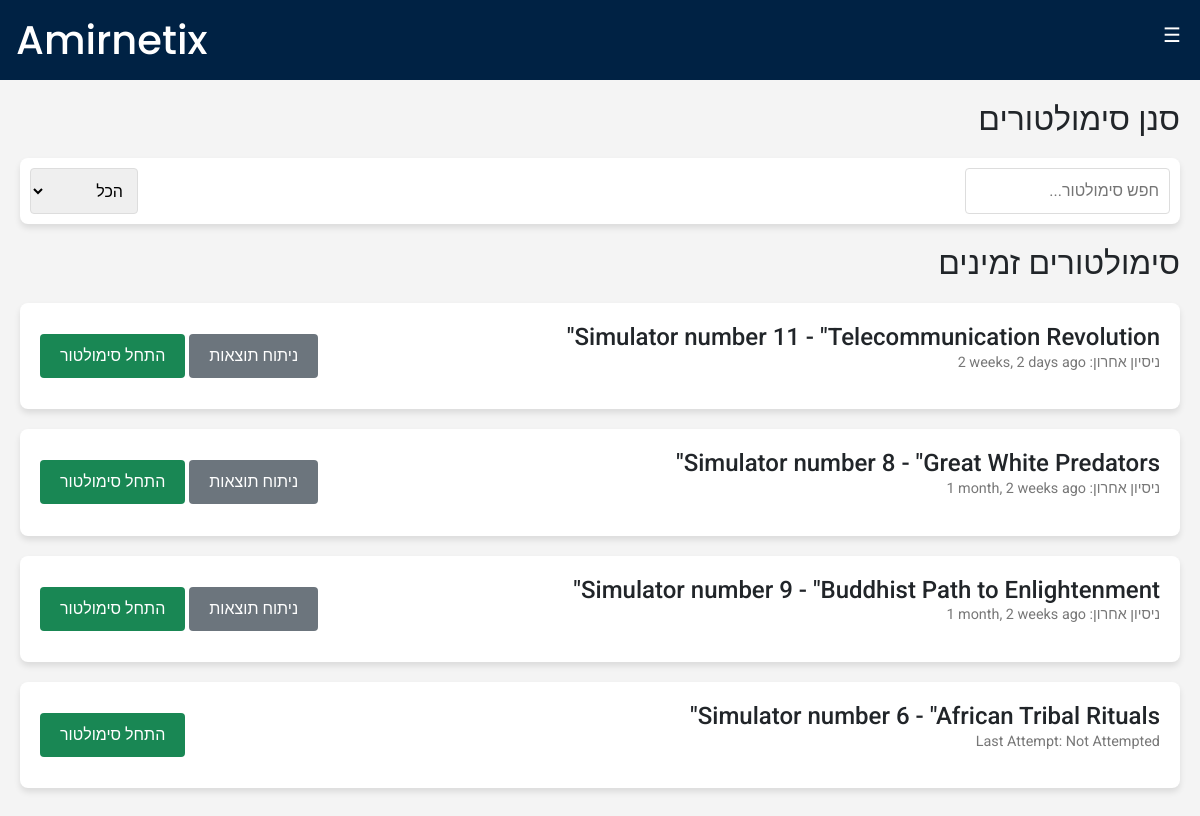
Page /Simulator/ (signed in) on the earlier database version.
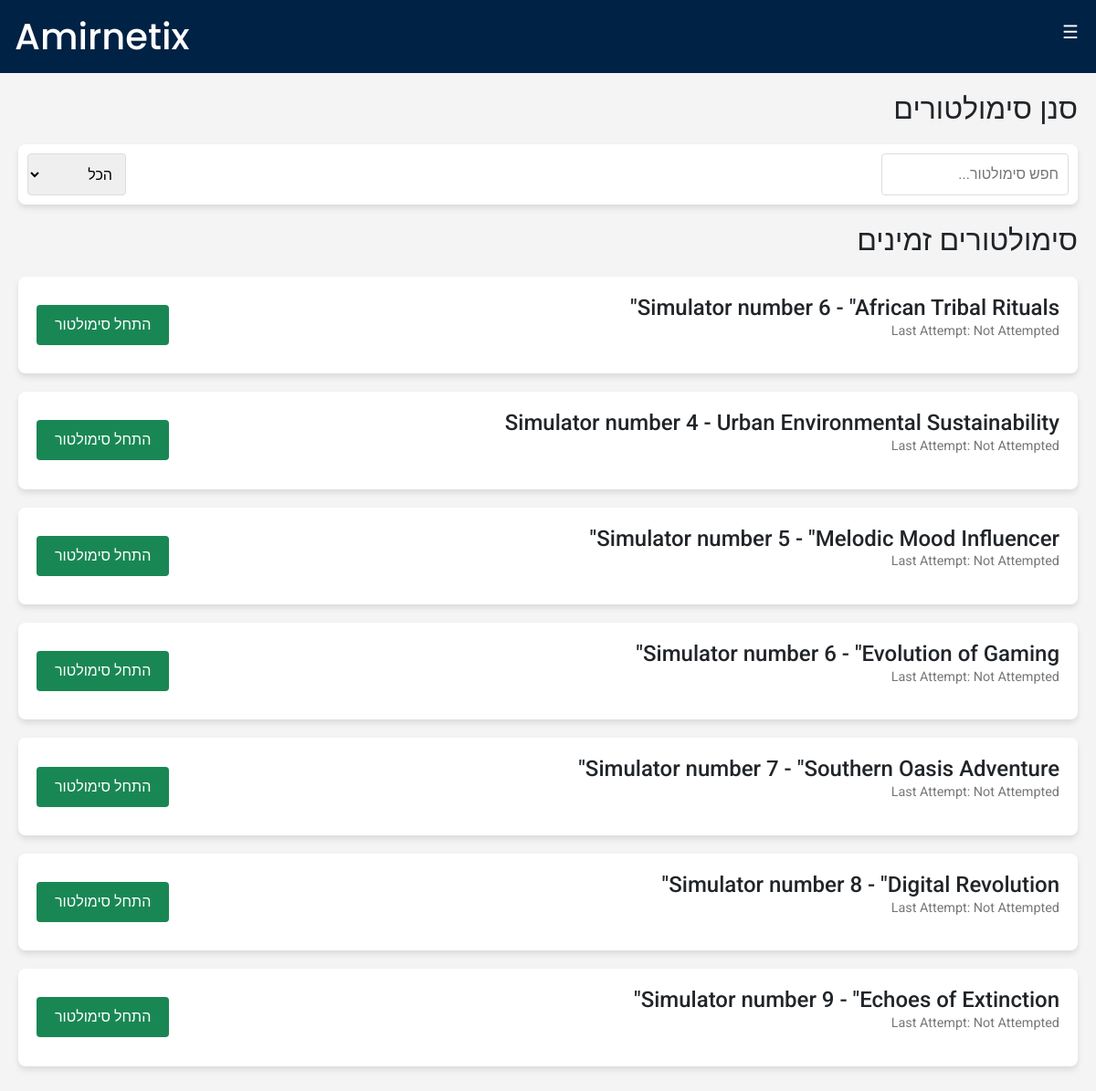
Same page on the later database version.
### Simulator/models.py (models this page shows, shortened)
class Simulator(models.Model):
    name = models.CharField(max_length=100)
    description = models.TextField(blank=True, null=True)
    level = models.IntegerField(choices=SimulatorLevel.choices, default=SimulatorLevel.MIX)
    create_date = models.DateField(auto_now_add=True)
    def __str__(self):
        return self.name
    def get_last_attempt(self, user: CustomUser):
        try:
            return SimulatorAttempt.objects.filter(user=user, simulator=self).order_by('-start_time').first()
        except:
            return None

class SimulatorAttempt(models.Model):
    user = models.ForeignKey(CustomUser, on_delete=models.CASCADE, related_name='simulator_attempts')
    simulator = models.ForeignKey(Simulator, on_delete=models.CASCADE, related_name='attempts')
    start_time = models.DateTimeField(auto_now_add=True)
    end_time = models.DateTimeField(blank=True, null=True)
    def __str__(self):
        return f"{self.user.username} - {self.simulator.name} - Attempt on {self.start_time}"

### Simulator/views.py (the view)
# urls.py: path("", views.index,name='analysis'),
def index(request):
    simulators_to_exclude = Get_SimulatorsIds_To_Exclude()
    simulators_to_exclude.append(6)
    all_simulators = Simulator.objects.exclude(id__in = simulators_to_exclude)
    all_simulator_attempts = []
    user = request.user
    if user.is_authenticated:
        for simulator in all_simulators:
            if simulator.get_last_attempt(user) is not None:
                all_simulator_attempts.append({'simulator' : simulator, 'last_attempt' : simulator.get_last_attempt(user)})
            else:
                print(f"simulator: {simulator}")
                print(f"last_attempt: {simulator.get_last_attempt(user)}")
                all_simulator_attempts.append({'simulator' : simulator})
        print(all_simulator_attempts)
        return render(request,'Simulator/index.html', {
            'all_simulators' : all_simulator_attempts
        })
    return render(request,'Auth/index.html',{
    })

### Simulator/views.py (called while the page is built)
def Get_SimulatorsIds_To_Exclude() -> list:
    return [-1,0]

### Simulator/templates/Simulator/index.html (shortened to what this page needs)
{% extends "Simulator/layout.html" %}
{% block body %}
    <div class="container">
        {% if user.is_authenticated %}
        <h2>סנן סימולטורים</h2>
        <div class="filter-section">
            <input type="text" id="search-bar" placeholder="חפש סימולטור..." onkeyup="filterSimulators()">
            <select name="status" id="status-filter" onchange="filterSimulators()">
                <option value="all">הכל</option>
            </select>
        </div>
        <h2>סימולטורים זמינים</h2>
        <div id="simulator-list" class="simulator-list">
        {% if all_simulators %}
        {% for simulator_attempt in all_simulators %}
            {% if simulator_attempt.last_attempt %}
            <div class="simulator-card" data-level="{{simulator_attempt.simulator.level}}" data-status="done">
                <div class="simulator-details">
                    <h4>{{simulator_attempt.simulator.name}}</h4>
                    <p class="details">ניסיון אחרון: <span dir="ltr">{{simulator_attempt.last_attempt.start_time|timesince}} ago</span></p>
                </div>
                <div class="simulator-actions">
                    <a href="{% url 'analyze_simulator' simulator_id=simulator_attempt.last_attempt.id%}" class="btn btn-secondary">ניתוח תוצאות</a>
                    <a href="{% url 'start_simulator' simulator_id=simulator_attempt.simulator.id %}" class="btn btn-success">התחל סימולטור</a>
                </div>
            </div>
            {% else %}
            <div class="simulator-card" data-level="{{simulator_attempt.simulator.level}}" data-status="not-done">
                <div class="simulator-details">
                    <h4>{{simulator_attempt.simulator.name}}</h4>
                    <p class="details">Last Attempt: Not Attempted</p>
                </div>
                <a href="{% url 'start_simulator' simulator_id=simulator_attempt.simulator.id %}" class="btn btn-success">התחל סימולטור</a>
            </div>
            {% endif %}
        {% endfor %}
        {% endif %}
        </div>
        {% endif %}
    </div>
{% endblock %}

Differences in the rows shown:
removed Simulator: simulator.name "Simulator number 11 - \"Telecommunication Revolution\"", last_attempt.start_time "2 weeks, 2 days"
removed Simulator: simulator.name "Simulator number 8 - \"Great White Predators\"", last_attempt.start_time "1 month, 2 weeks"
removed Simulator: simulator.name "Simulator number 9 - \"Buddhist Path to Enlightenment\"", last_attempt.start_time "1 month, 2 weeks"
added Simulator: simulator.name "Simulator number 4 - Urban Environmental Sustainability"
added Simulator: simulator.name "Simulator number 5 - \"Melodic Mood Influencer\""
added Simulator: simulator.name "Simulator number 6 - \"Evolution of Gaming\""
added Simulator: simulator.name "Simulator number 7 - \"Southern Oasis Adventure\""
added Simulator: simulator.name "Simulator number 8 - \"Digital Revolution\""
added Simulator: simulator.name "Simulator number 9 - \"Echoes of Extinction\""
